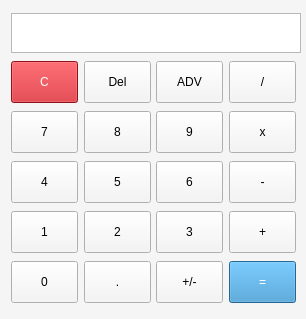
<?xml version="1.0" encoding="UTF-8"?>
<ui version="4.0">
 <class>MainWindow</class>
 <widget class="QMainWindow" name="MainWindow">
  <property name="enabled">
   <bool>true</bool>
  </property>
  <property name="geometry">
   <rect>
    <x>0</x>
    <y>0</y>
    <width>306</width>
    <height>319</height>
   </rect>
  </property>
  <property name="sizePolicy">
   <sizepolicy hsizetype="Fixed" vsizetype="Fixed">
    <horstretch>0</horstretch>
    <verstretch>0</verstretch>
   </sizepolicy>
  </property>
  <property name="minimumSize">
   <size>
    <width>306</width>
    <height>319</height>
   </size>
  </property>
  <property name="maximumSize">
   <size>
    <width>16777215</width>
    <height>16777215</height>
   </size>
  </property>
  <property name="windowTitle">
   <string>Calculator</string>
  </property>
  <property name="styleSheet">
   <string notr="true">background-color: #f5f5f5;
color: rgb(0, 0, 0);
</string>
  </property>
  <widget class="QWidget" name="centralWidget">
   <property name="sizePolicy">
    <sizepolicy hsizetype="Fixed" vsizetype="Fixed">
     <horstretch>0</horstretch>
     <verstretch>0</verstretch>
    </sizepolicy>
   </property>
   <property name="styleSheet">
    <string notr="true">QPushButton {
min-width: 65;
min-height: 40;
max-width: 65;
max-height: 40;
}</string>
   </property>
   <layout class="QVBoxLayout" name="verticalLayout">
    <item>
     <widget class="QLabel" name="displayPanel">
      <property name="minimumSize">
       <size>
        <width>290</width>
        <height>40</height>
       </size>
      </property>
      <property name="maximumSize">
       <size>
        <width>16777215</width>
        <height>40</height>
       </size>
      </property>
      <property name="font">
       <font>
        <family>Open Sans</family>
        <pointsize>20</pointsize>
        <italic>false</italic>
        <bold>false</bold>
        <kerning>true</kerning>
       </font>
      </property>
      <property name="layoutDirection">
       <enum>Qt::LayoutDirection::LeftToRight</enum>
      </property>
      <property name="styleSheet">
       <string notr="true">border: 1 solid #b8b8b8;
background-color: #fff;</string>
      </property>
      <property name="text">
       <string/>
      </property>
      <property name="scaledContents">
       <bool>true</bool>
      </property>
      <property name="alignment">
       <set>Qt::AlignmentFlag::AlignRight|Qt::AlignmentFlag::AlignTrailing|Qt::AlignmentFlag::AlignVCenter</set>
      </property>
      <property name="wordWrap">
       <bool>true</bool>
      </property>
      <property name="textInteractionFlags">
       <set>Qt::TextInteractionFlag::TextSelectableByKeyboard|Qt::TextInteractionFlag::TextSelectableByMouse</set>
      </property>
     </widget>
    </item>
    <item>
     <layout class="QHBoxLayout" name="horizontalLayout_5">
      <item>
       <widget class="QPushButton" name="actionClear">
        <property name="styleSheet">
         <string notr="true">background-color: #cb1a21;
color: #ffffff;</string>
        </property>
        <property name="text">
         <string>C</string>
        </property>
       </widget>
      </item>
      <item>
       <widget class="QPushButton" name="actionDel">
        <property name="text">
         <string>Del</string>
        </property>
       </widget>
      </item>
      <item>
       <widget class="QPushButton" name="actionPercent">
        <property name="text">
         <string>ADV</string>
        </property>
        <property name="checkable">
         <bool>false</bool>
        </property>
       </widget>
      </item>
      <item>
       <widget class="QPushButton" name="actionDiv">
        <property name="text">
         <string>/</string>
        </property>
        <attribute name="buttonGroup">
         <string notr="true">actionGroup</string>
        </attribute>
       </widget>
      </item>
     </layout>
    </item>
    <item>
     <layout class="QHBoxLayout" name="horizontalLayout_3">
      <item>
       <widget class="QPushButton" name="num7">
        <property name="text">
         <string>7</string>
        </property>
        <attribute name="buttonGroup">
         <string notr="true">numberGroup</string>
        </attribute>
       </widget>
      </item>
      <item>
       <widget class="QPushButton" name="num8">
        <property name="sizePolicy">
         <sizepolicy hsizetype="Fixed" vsizetype="Fixed">
          <horstretch>0</horstretch>
          <verstretch>0</verstretch>
         </sizepolicy>
        </property>
        <property name="text">
         <string>8</string>
        </property>
        <attribute name="buttonGroup">
         <string notr="true">numberGroup</string>
        </attribute>
       </widget>
      </item>
      <item>
       <widget class="QPushButton" name="num9">
        <property name="text">
         <string>9</string>
        </property>
        <attribute name="buttonGroup">
         <string notr="true">numberGroup</string>
        </attribute>
       </widget>
      </item>
      <item>
       <widget class="QPushButton" name="actionMul">
        <property name="text">
         <string>x</string>
        </property>
        <attribute name="buttonGroup">
         <string notr="true">actionGroup</string>
        </attribute>
       </widget>
      </item>
     </layout>
    </item>
    <item>
     <layout class="QHBoxLayout" name="horizontalLayout_2">
      <item>
       <widget class="QPushButton" name="num4">
        <property name="text">
         <string>4</string>
        </property>
        <attribute name="buttonGroup">
         <string notr="true">numberGroup</string>
        </attribute>
       </widget>
      </item>
      <item>
       <widget class="QPushButton" name="num5">
        <property name="text">
         <string>5</string>
        </property>
        <attribute name="buttonGroup">
         <string notr="true">numberGroup</string>
        </attribute>
       </widget>
      </item>
      <item>
       <widget class="QPushButton" name="num6">
        <property name="text">
         <string>6</string>
        </property>
        <attribute name="buttonGroup">
         <string notr="true">numberGroup</string>
        </attribute>
       </widget>
      </item>
      <item>
       <widget class="QPushButton" name="actionMinus">
        <property name="text">
         <string>-</string>
        </property>
        <attribute name="buttonGroup">
         <string notr="true">actionGroup</string>
        </attribute>
       </widget>
      </item>
     </layout>
    </item>
    <item>
     <layout class="QHBoxLayout" name="horizontalLayout">
      <property name="bottomMargin">
       <number>0</number>
      </property>
      <item>
       <widget class="QPushButton" name="num1">
        <property name="sizePolicy">
         <sizepolicy hsizetype="Fixed" vsizetype="Fixed">
          <horstretch>0</horstretch>
          <verstretch>0</verstretch>
         </sizepolicy>
        </property>
        <property name="minimumSize">
         <size>
          <width>67</width>
          <height>42</height>
         </size>
        </property>
        <property name="maximumSize">
         <size>
          <width>67</width>
          <height>42</height>
         </size>
        </property>
        <property name="text">
         <string>1</string>
        </property>
        <attribute name="buttonGroup">
         <string notr="true">numberGroup</string>
        </attribute>
       </widget>
      </item>
      <item>
       <widget class="QPushButton" name="num2">
        <property name="sizePolicy">
         <sizepolicy hsizetype="Fixed" vsizetype="Fixed">
          <horstretch>0</horstretch>
          <verstretch>0</verstretch>
         </sizepolicy>
        </property>
        <property name="text">
         <string>2</string>
        </property>
        <attribute name="buttonGroup">
         <string notr="true">numberGroup</string>
        </attribute>
       </widget>
      </item>
      <item>
       <widget class="QPushButton" name="num3">
        <property name="sizePolicy">
         <sizepolicy hsizetype="Fixed" vsizetype="Fixed">
          <horstretch>0</horstretch>
          <verstretch>0</verstretch>
         </sizepolicy>
        </property>
        <property name="maximumSize">
         <size>
          <width>67</width>
          <height>42</height>
         </size>
        </property>
        <property name="text">
         <string>3</string>
        </property>
        <attribute name="buttonGroup">
         <string notr="true">numberGroup</string>
        </attribute>
       </widget>
      </item>
      <item>
       <widget class="QPushButton" name="actionPlus">
        <property name="text">
         <string>+</string>
        </property>
        <attribute name="buttonGroup">
         <string notr="true">actionGroup</string>
        </attribute>
       </widget>
      </item>
     </layout>
    </item>
    <item>
     <layout class="QHBoxLayout" name="horizontalLayout_4">
      <property name="rightMargin">
       <number>0</number>
      </property>
      <item>
       <widget class="QPushButton" name="num0">
        <property name="text">
         <string>0</string>
        </property>
        <attribute name="buttonGroup">
         <string notr="true">numberGroup</string>
        </attribute>
       </widget>
      </item>
      <item>
       <widget class="QPushButton" name="comma">
        <property name="text">
         <string>.</string>
        </property>
       </widget>
      </item>
      <item>
       <widget class="QPushButton" name="actionSign">
        <property name="text">
         <string>+/-</string>
        </property>
       </widget>
      </item>
      <item>
       <widget class="QPushButton" name="actionCalc">
        <property name="styleSheet">
         <string notr="true">background-color: #3490cd;
color: #ffffff;</string>
        </property>
        <property name="text">
         <string>=</string>
        </property>
       </widget>
      </item>
     </layout>
    </item>
   </layout>
  </widget>
 </widget>
 <layoutdefault spacing="6" margin="11"/>
 <resources/>
 <connections/>
 <buttongroups>
  <buttongroup name="numberGroup"/>
  <buttongroup name="actionGroup"/>
 </buttongroups>
</ui>
